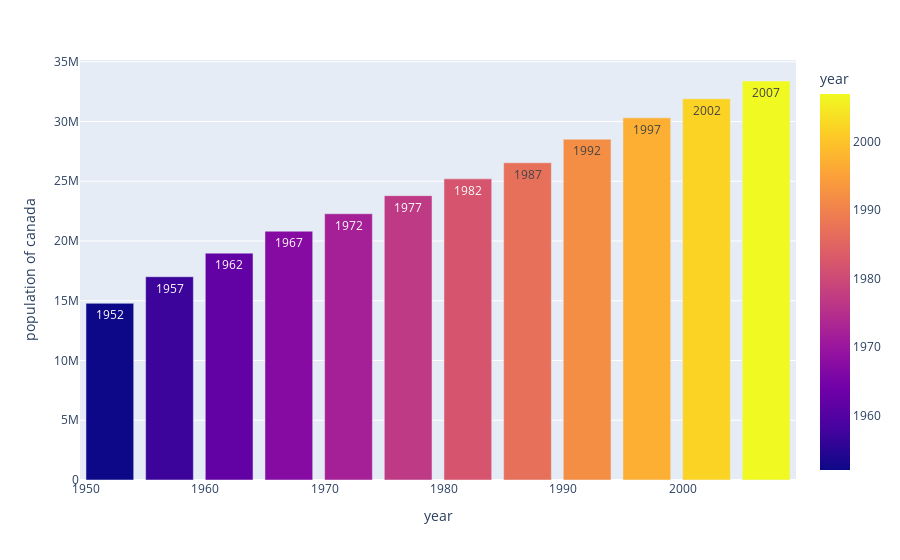

The notebook cell saved with this chart:
### Code cell
px.bar(data_canada,x="year",y="pop",hover_data=["lifeExp","gdpPercap"],labels={'pop':'population of canada'},height=400,text='year',color='year')

# On mouse over:

### Figure 1 — Plotly figure (JSON) as saved in the notebook; plotly's stock layout.template omitted (floating-point values rounded to 4 significant figures)
{"data": [{"alignmentgroup": "True", "customdata": [[68.75, 11370.0], [69.96, 12490.0], [71.3, 13460.0], [72.13, 16080.0], [72.88, 18970.0], [74.21, 22090.0], [75.76, 22900.0], [76.86, 26630.0], [77.95, 26340.0], [78.61, 28950.0], [79.77, 33330.0], [80.65, 36320.0]], "hovertemplate": "year=%{marker.color}<br>population of canada=%{y}<br>lifeExp=%{customdata[0]}<br>gdpPercap=%{customdata[1]}<extra></extra>", "legendgroup": "", "marker": {"color": [1952, 1957, 1962, 1967, 1972, 1977, 1982, 1987, 1992, 1997, 2002, 2007], "coloraxis": "coloraxis", "pattern": {"shape": ""}}, "name": "", "offsetgroup": "", "orientation": "v", "showlegend": false, "text": [1952, 1957, 1962, 1967, 1972, 1977, 1982, 1987, 1992, 1997, 2002, 2007], "textposition": "auto", "type": "bar", "x": [1952, 1957, 1962, 1967, 1972, 1977, 1982, 1987, 1992, 1997, 2002, 2007], "xaxis": "x", "y": [14785584, 17010154, 18985849, 20819767, 22284500, 23796400, 25201900, 26549700, 28523502, 30305843, 31902268, 33390141], "yaxis": "y"}], "layout": {"autosize": true, "barmode": "relative", "coloraxis": {"colorbar": {"title": {"text": "year"}}, "colorscale": [[0, "#0d0887"], [0.1111, "#46039f"], [0.2222, "#7201a8"], [0.3333, "#9c179e"], [0.4444, "#bd3786"], [0.5556, "#d8576b"], [0.6667, "#ed7953"], [0.7778, "#fb9f3a"], [0.8889, "#fdca26"], [1, "#f0f921"]]}, "legend": {"tracegroupgap": 0}, "margin": {"t": 60}, "xaxis": {"anchor": "y", "autorange": true, "domain": [0, 1], "range": [1950.0, 2010.0], "title": {"text": "year"}, "type": "linear"}, "yaxis": {"anchor": "x", "autorange": true, "domain": [0, 1], "range": [0, 35150000.0], "title": {"text": "population of canada"}, "type": "linear"}}}
